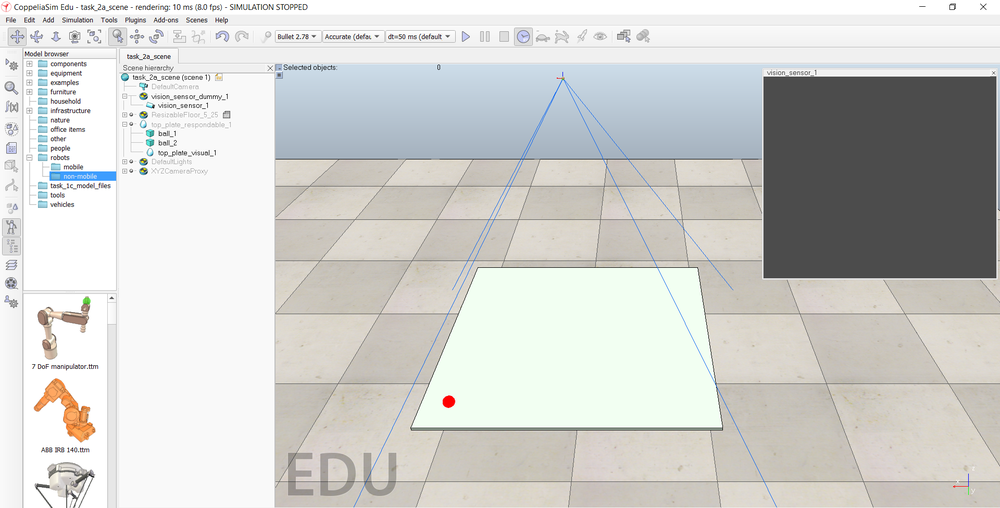
#> input picture Task_2A/1_CoppeliaSim_scene_file_for_task_2a.png, 1000 x 508 px, shrunk from 1920 x 975 before the run; its folder holds only this picture in this run
$ python -i task_1a_part1.py   (imports and definitions only)
#> lines starting #> are read from the running program, lines starting #| are printed output that depends on the picture; after the words box and inside, x2 and y2 are one past the last pixel; in counts of white or black regions, pixels touching at a corner belong together
#> further down, picture is the input picture: shape (508, 1000, 3); mean B, G, R 204.8, 207.7, 207.2

'''
*****************************************************************************************
*
*				===============================================
*					Nirikshak Bot (NB) Theme (eYRC 2020-21)
*				===============================================
*
*  This script is to implement Task 1A - Part 1 of Nirikshak Bot (NB) Theme (eYRC 2020-21).
*
*  This software is made available on an "AS IS WHERE IS BASIS".
*  Licensee/end user indemnifies and will keep e-Yantra indemnified from
*  any and all claim(s) that emanate from the use of the Software or
*  breach of the terms of this agreement.
*
*  e-Yantra - An MHRD project under National Mission on Education using ICT (NMEICT)
*
*****************************************************************************************
'''

# Team ID:			[1631]
# Author List:		[ Anushree Sabnis ]
# Filename:			task_1a_part1.py
# Functions:		scan_image
#					[ detect_sides, detect_quad ]
# Global variables: shapes
#					[ List of global variables defined in this file ]


####################### IMPORT MODULES #######################
## You are not allowed to make any changes in this section. ##
## You have to implement this task with the three available ##
## modules for this task (numpy, opencv, os)				##
##############################################################
import cv2
import numpy as np
import os
##############################################################


# Global variable for details of shapes found in image and will be put in this dictionary, returned from scan_image function
shapes = {}
shapespure = []


################# ADD UTILITY FUNCTIONS HERE #################
## You can define any utility functions for your code.		##
## Please add proper comments to ensure that your code is	##
## readable and easy to understand.							##
##############################################################


# [113 lines left out: functions detect_sides, detect_quad, not called in this run]


##############################################################


def scan_image(img):


	"""
	Purpose:
	---
	this function takes file path of an image as an argument and returns dictionary
	containing details of colored (non-white) shapes in that image

	Input Arguments:
	---
	`img_file_path` :		[ str ]
		file path of image

	Returns:
	---
	`shapes` :				[ dictionary ]
		details of colored (non-white) shapes present in image at img_file_path
		{ 'Shape' : ['color', Area, cX, cY] }

	Example call:
	---
	shapes = scan_image(img_file_path)
	"""

	global shapes

	##############	ADD YOUR CODE HERE	##############

	shapes = {}
	shapesno = {}
	centlist = []
	addlist = []

	img_gray = cv2.cvtColor(img,cv2.COLOR_BGR2GRAY)
	ret, thresh2 = cv2.threshold(img_gray,127,255,cv2.THRESH_BINARY_INV)
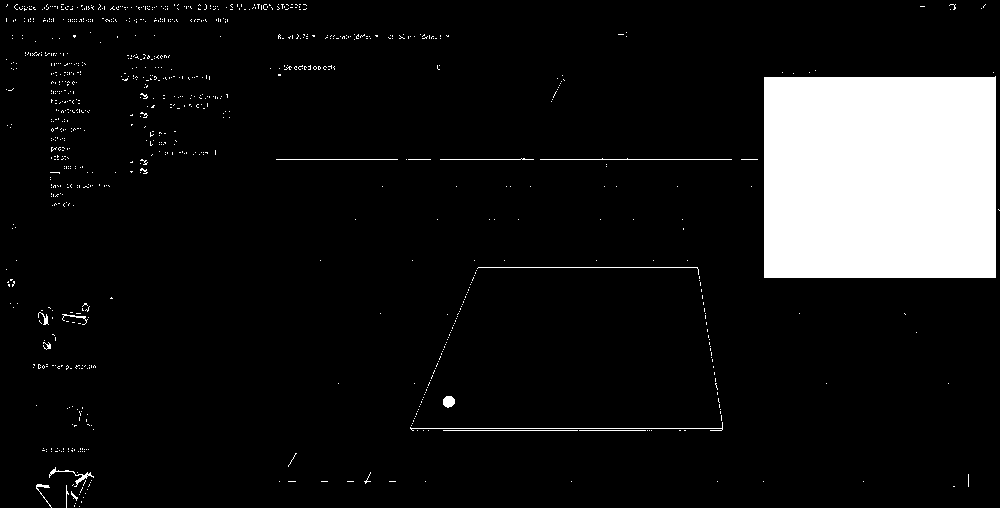
#> thresh2: shape (508, 1000); 9.9% white; 932 white regions (913 under 20 px)
	contours,_= cv2.findContours(thresh2.copy(),cv2.RETR_TREE,cv2.CHAIN_APPROX_SIMPLE)
#> contours = 941 contours, 935 with area under 20; largest, box (x1, y1, x2, y2) and area: (764, 76, 996, 278) 46200, (443, 396, 455, 408) 96, (49, 467, 94, 487) 74, (36, 484, 52, 508) 28, (38, 312, 49, 325) 23, (62, 314, 88, 325) 20

	for cnt in contours:
		approx = cv2.approxPolyDP(cnt,0.01*cv2.arcLength(cnt,True),True)
		cv2.drawContours(img,[approx],0,(0),5)
		x = approx.ravel()[0]
		y = approx.ravel()[1]
		M = cv2.moments(cnt)
		cx = int(M["m10"]/M["m00"])
		cy = int(M["m01"]/M["m00"])
		area = cv2.contourArea(cnt)
		(b,g,r) = img[cy,cx]
		if b>g and b>r:
			color = "blue"
		elif g>b and g>r:
			color = "green"
		elif r>b and r>g:
			color = "red"
		else:
			color = "none"

		if len(approx)>6:
			M = cv2.moments(cnt)
			cx = int(M["m10"]/M["m00"])
			cy = int(M["m01"]/M["m00"])
			area = cv2.contourArea(cnt)
			(b,g,r) = img[cy,cx]
			if b>g and b>r:
				color = "blue"
			elif g>b and g>r:
				color = "green"
			elif r>b and r>g:
				color = "red"
			else:
				color = "none"


			centlist.append(color)
			centlist.append(cx)
			centlist.append(cy)
			addlist.append(centlist)
			centlist = []
#> this loop made 1 pass
#> (x, y) on pass 1: (79, 506)
#> img: shape (508, 1000, 3); under 0.01% of pixels changed, all inside (x1, y1, x2, y2) = (76, 503, 83, 508)
#> after the loop, addlist = []
	#print(len(addlist))
	#print(addlist[0])


	addlist.sort(key = lambda x: x[0])
	if len(addlist)>1:
		shapes["Circle"]=addlist
	elif len(addlist)==1:
		shapes["Circle"]=addlist[0]

	#print(shapes)
	#print(shapesno,"shapesno")


	##################################################

	return shapes


# NOTE: YOU ARE NOT ALLOWED TO MAKE ANY CHANGE TO THIS FUNCTION
#
# Function Name:	main
#		 Inputs:	None
#		Outputs:	None
#		Purpose:	the function first takes 'Sample1.png' as input and runs scan_image function to find details
#					of colored (non-white) shapes present in 'Sample1.png', it then asks the user whether
#					to repeat the same on all images present in 'Samples' folder or not

# [85 lines not run here, left out]

>>> import cv2
>>> picture = cv2.imread('1_CoppeliaSim_scene_file_for_task_2a.png')
#> (the run stopped early here; a loop or call above may not have finished)
